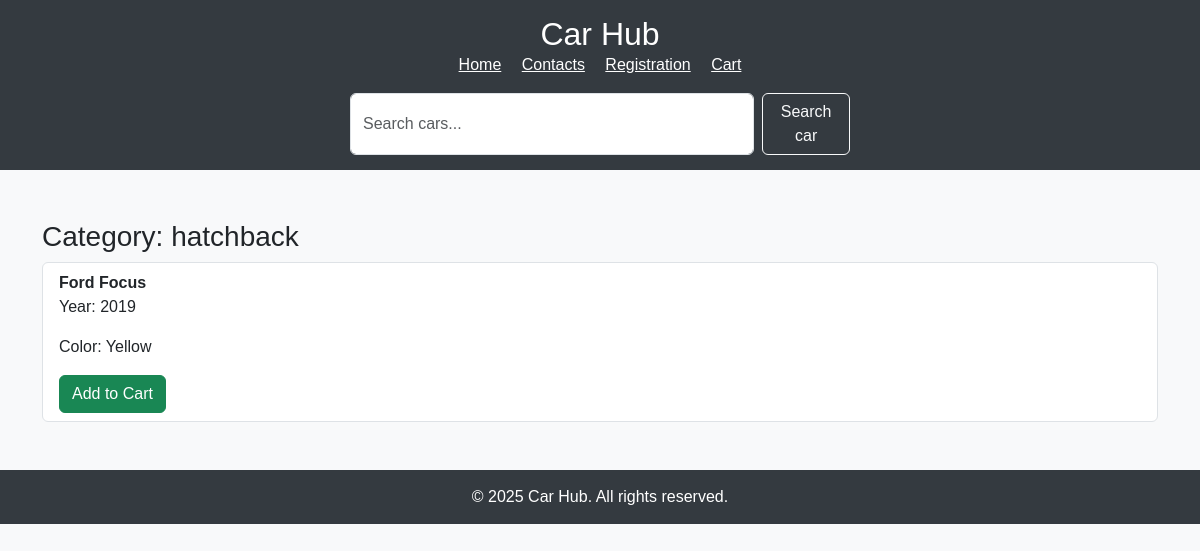
Screenshot of /car/7/ with the database file from the repository.
### car/models.py (models this page shows, shortened)
class Category(models.Model):
    name = models.CharField(max_length=50, unique=True)
    parent = models.ForeignKey(
        'self', on_delete=models.CASCADE, null=True, blank=True, related_name='subcategories'
    )

class Car(models.Model):
    id = models.AutoField(primary_key=True)
    color = models.CharField(max_length=50)
    category = models.ForeignKey(Category, on_delete=models.SET_NULL, null=True, blank=True, related_name="cars")
    brand = models.CharField(max_length=50)
    model = models.CharField(max_length=50)
    year = models.PositiveIntegerField(default=2000, null=True, blank=True)
    price = models.DecimalField(max_digits=10, decimal_places=2)
    client = models.ForeignKey(Client, on_delete=models.CASCADE, null=True, blank=True, related_name="cars")

### car/views.py (the view)
# urls.py: path('car/<int:pk>/', car_detail, name='car_detail'),
def car_detail(request, pk):
    car = get_object_or_404(Car, pk=pk)
    category = car.category
    form = ReviewForm()
    reviews = Review.objects.filter(car=car)
    return render(request, 'result_search_car.html', {'category': category, 'car': car,'form': form, 'reviews': reviews})

### services.py
class ReviewForm(forms.ModelForm):
    email = forms.EmailField(required=True, label="Ваш email")
    class Meta:
        model = Review
        fields = ['text']
        widgets = {
            'text': forms.Textarea(attrs={
                'placeholder': 'Напишите ваш отзыв',
                'rows': 3,
                'class': 'form-control'
            }),
        }

### templates/result_search_car.html (shortened to what this page needs)
<!DOCTYPE html>
<html lang="en">
<head>
    <link href="https://cdn.jsdelivr.net/npm/bootstrap@5.3.0/dist/css/bootstrap.min.css" rel="stylesheet">
</head>
<body>
    <header class="text-center">
        <h2>Car Hub</h2>
        <nav>
            <a href="{% url 'car' %}" class="text-white me-3">Home</a>
            <a href="{% url 'contacts' %}" class="text-white me-3">Contacts</a>
            <a href="{% url 'user_register' %}" class="text-white me-3">Registration</a>
            <a href="{% url 'cart_detail' %}" class="text-white">Cart</a>
        </nav>
         <form class="d-flex justify-content-center mt-3" method="get" action="{% url 'haystack_search' %}" style="max-width: 500px; margin: 0 auto;">
        <input class="form-control me-2" type="text" name="q" value="{{ request.GET.q }}" placeholder="Search cars..." aria-label="Search">
        <button class="btn btn-outline-light" type="submit">Search car</button>
    </header>
    <div class="container">
        <h3>{% if category %}
        <h3>Category: {{ category.name }}</h3>
            {% else %}
        <h3>No category assigned</h3>
            {% endif %}
        {% if car %}
            <ul class="list-group">
                <li class="list-group-item">
                    <strong>{{ car.brand }} {{ car.model }}</strong>
                    <p>Year: {{ car.year }}</p>
                    <p>Color: {{ car.color }}</p>
                    <a class="btn btn-success" href="{% url 'cart_add' car.id %}" role="button">Add to Cart</a>
                </li>
            </ul>
        {% else %}
            <p>No cars available in this category.</p>
        {% endif %}
    </div>
    <footer class="text-center mt-5">
        <p>&copy; 2025 Car Hub. All rights reserved.</p>
    </footer>
</body>
</html>

### templates/result_search_car.html (style rules this page uses)
body { font-family: Arial, sans-serif; background-color: #f8f9fa; }
header, footer { background-color: #343a40; color: white; padding: 15px 0; }
header h2, footer p { margin: 0; }
.container { margin-top: 50px; }

### rows the page displays
Category: name "hatchback"
Car: brand "Ford", model "Focus", year "2019", color "Yellow"
